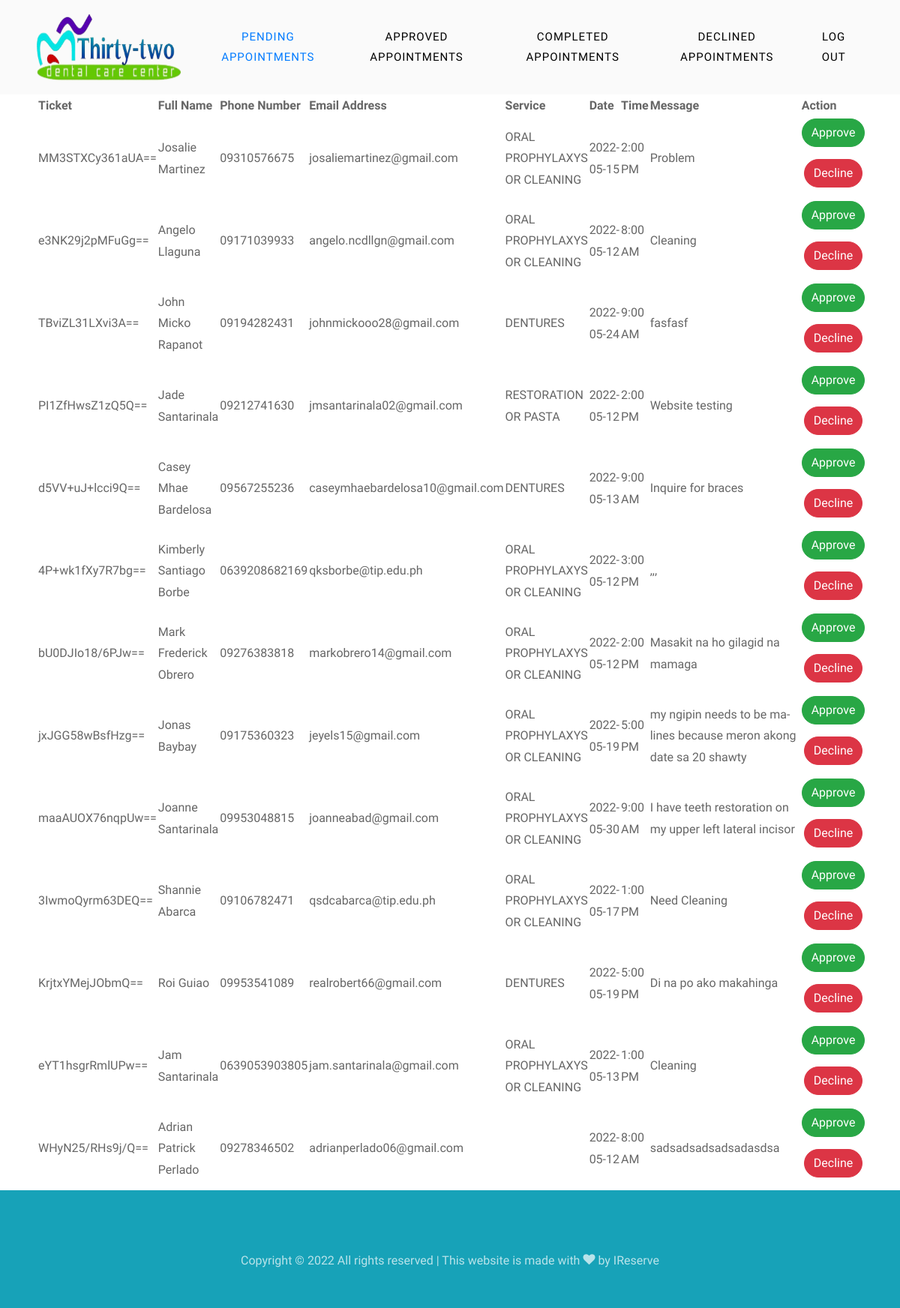
/admin/index.php (signed in), run on an earlier commit of the app's database.
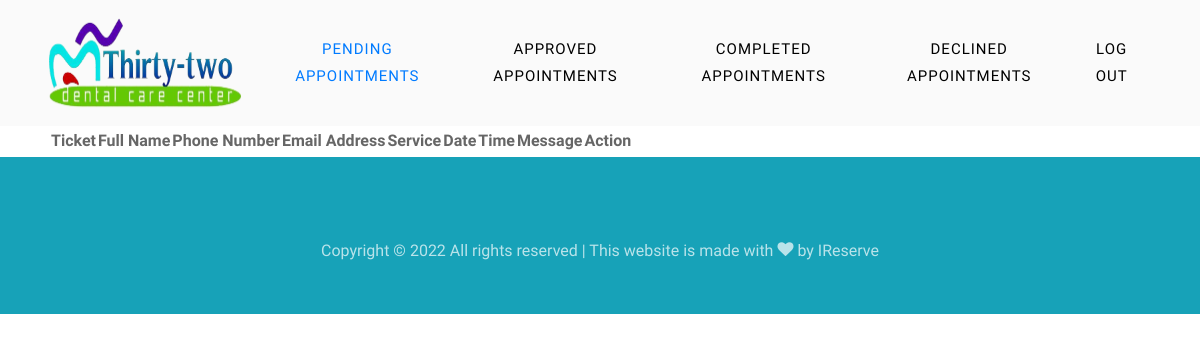
And on a later commit of the database.
### tables this page shows
CREATE TABLE `appointments` (
  `apt_id` int(11) NOT NULL,
  `requestee` int(11) DEFAULT NULL,
  `name` varchar(100) NOT NULL,
  `phone` bigint(11) NOT NULL,
  `email` varchar(100) NOT NULL,
  `address` varchar(255) NOT NULL,
  `service` varchar(100) NOT NULL,
  `date` date NOT NULL,
  `time` varchar(50) DEFAULT NULL,
  `issue` varchar(255) NOT NULL,
  `ticket` varchar(255) NOT NULL,
  `status` varchar(11) NOT NULL,
  `notif_status` int(1) NOT NULL
);

### admin/index.php (the view, shortened to what this page needs)
<?php
	require('assets/php/config.php');
?>
<!DOCTYPE html>
<html lang="en">
<head>
	<link rel="stylesheet" href="https://cdn.datatables.net/1.11.5/css/jquery.dataTables.min.css">
	<link rel="stylesheet" href="assets/css/open-iconic-bootstrap.min.css">
	<link rel="stylesheet" href="assets/css/animate.css">
	<link rel="stylesheet" href="assets/css/owl.carousel.min.css">
	<link rel="stylesheet" href="assets/css/owl.theme.default.min.css">
	<link rel="stylesheet" href="assets/css/magnific-popup.css">
	<link rel="stylesheet" href="https://cdnjs.cloudflare.com/ajax/libs/aos/2.3.4/aos.css" />
	<link rel="stylesheet" href="assets/css/ionicons.min.css">
	<link rel="stylesheet" href="assets/css/bootstrap-datepicker.css">
	<link rel="stylesheet" href="assets/css/jquery.timepicker.css">
	<link rel="stylesheet" href="assets/css/flaticon.css">
	<link rel="stylesheet" href="assets/css/icomoon.css">
	<link rel="stylesheet" href="assets/css/style.css">
	<link rel="stylesheet" href="assets/css/index.css">
</head>
<body>
	<nav class="navbar  navbar-expand-lg  navbar-light bg-light">
		<div class="container">
			<a class="navbar-brand" href="index.php"><img src="../assets/img/logos.png" width="200" height="100"></a>
			<div class="collapse navbar-collapse" id="ftco-nav">
				<ul class="navbar-nav ml-auto">
					<li class="nav-item active"><a href="index.php" class="nav-link">Pending Appointments</a></li>
					<li class="nav-item"><a href="approved.php" class="nav-link">Approved Appointments</a></li>
					<li class="nav-item"><a href="completed.php" class="nav-link">Completed Appointments</a></li>
					<li class="nav-item"><a href="declined.php" class="nav-link">Declined Appointments</a></li>
				</ul>
			</div>
			<div class="collapse navbar-collapse" id="ftco-nav">
				<ul class="navbar-nav ml-auto">
					<li class="nav-item cta"><a href="logout.php" class="nav-link"><span>Log Out</span></a>
					</li>
				</ul>
			</div>
		</div>
	</nav>
	<div class="pending-body">
		<table id="appttable" class="display compact cell-border" >
			<thead>
				<tr>
					<th>Ticket</th>
					<th>Full Name</th>
					<th>Phone Number</th>
					<th>Email Address</th>
					<th>Service</th>
					<th>Date</th>
					<th>Time</th>
					<th>Message</th>
					<th>Action</th>
				</tr>
			</thead>
			<tbody>
				<?php
					$sql = "SELECT * FROM appointments WHERE `status` = 'pending'";
					$res = mysqli_query($con, $sql );
					while($row=mysqli_fetch_array($res)){
						$time = $row['time'];
						$time =  date('g:i A', strtotime($time));
						$id = $row['apt_id'];
						echo "<tr>";
							echo "<td>";echo $row['ticket']; echo "</td>";
							echo "<td>";echo $row["name"]; echo "</td>";
							echo "<td>";echo .0.$row["phone"];  echo "</td>";
							echo "<td>";echo $row["email"];  echo "</td>";
							echo "<td>";echo $row["service"];  echo "</td>";
							echo "<td>";echo $row["date"];  echo "</td>";
							echo "<td>";echo $time;  echo "</td>";
							echo "<td style='width: 50px;'><p class='break-line'>";echo $row["issue"];  echo "</p></td>";
							echo "<td style='text-align: center; width: 50px;'>";
							echo "<button onclick='approve($id)' class='btn form-group btn-success'>Approve</button>";
							echo "<button onclick='decline($id)' class='btn form-group btn-danger'>Decline</button>";
							echo "</td>";
						echo "</tr>";
					}
				?>
		</table>
	</div>
	<footer class="ftco-footer ftco-bg-dark ftco-section">
	<div class="container">
		<div class="row">
                <div class="col-md-12 text-center">
                    <p>
                        Copyright &copy;
                         All rights reserved | This website is made with
                        <i class="icon-heart" aria-hidden="true"></i> by <a href="https://colorlib.com"
                            target="_blank">IReserve</a>
                    </p>
                </div>
            </div>
        </div>
	</footer>
</body>
</html>

What changed in the data, as far as the page shows it:
removed appointments: ticket "MM3STXCy361aUA==", name "Josalie Martinez", phone "9310576675", email "josaliemartinez@gmail.com", service "ORAL PROPHYLAXYS OR CLEANING", date "2022-05-15", time "2:00 PM", issue "Problem"
removed appointments: ticket "e3NK29j2pMFuGg==", name "Angelo Llaguna", phone "9171039933", email "angelo.ncdllgn@gmail.com", service "ORAL PROPHYLAXYS OR CLEANING", date "2022-05-12", time "8:00 AM", issue "Cleaning"
removed appointments: ticket "TBviZL31LXvi3A==", name "John Micko Rapanot", phone "9194282431", email "johnmickooo28@gmail.com", service "DENTURES", date "2022-05-24", time "9:00 AM", issue "fasfasf"
removed appointments: ticket "PI1ZfHwsZ1zQ5Q==", name "Jade Santarinala", phone "9212741630", email "jmsantarinala02@gmail.com", service "RESTORATION OR PASTA", date "2022-05-12", time "2:00 PM", issue "Website testing"
removed appointments: ticket "d5VV+uJ+lcci9Q==", name "Casey Mhae Bardelosa", phone "9567255236", email "caseymhaebardelosa10@gmail.com", service "DENTURES", date "2022-05-13", time "9:00 AM", issue "Inquire for braces"
removed appointments: ticket "4P+wk1fXy7R7bg==", name "Kimberly Santiago Borbe", phone "639208682169", email "qksborbe@tip.edu.ph", service "ORAL PROPHYLAXYS OR CLEANING", date "2022-05-12", time "3:00 PM", issue ",,,"
removed appointments: ticket "bU0DJIo18/6PJw==", name "Mark Frederick Obrero", phone "9276383818", email "markobrero14@gmail.com", service "ORAL PROPHYLAXYS OR CLEANING", date "2022-05-12", time "2:00 PM", issue "Masakit na ho gilagid na mamaga"
removed appointments: ticket "jxJGG58wBsfHzg==", name "Jonas Baybay", phone "9175360323", email "jeyels15@gmail.com", service "ORAL PROPHYLAXYS OR CLEANING", date "2022-05-19", time "5:00 PM", issue "my ngipin needs to be malines because meron akong date sa 20 shawty"
removed appointments: ticket "maaAUOX76nqpUw==", name "Joanne Santarinala", phone "9953048815", email "joanneabad@gmail.com", service "ORAL PROPHYLAXYS OR CLEANING", date "2022-05-30", time "9:00 AM", issue "I have teeth restoration on my upper left lateral incisor"
removed appointments: ticket "3IwmoQyrm63DEQ==", name "Shannie Abarca", phone "9106782471", email "qsdcabarca@tip.edu.ph", service "ORAL PROPHYLAXYS OR CLEANING", date "2022-05-17", time "1:00 PM", issue "Need Cleaning"
removed appointments: ticket "KrjtxYMejJObmQ==", name "Roi Guiao", phone "9953541089", email "realrobert66@gmail.com", service "DENTURES", date "2022-05-19", time "5:00 PM", issue "Di na po ako makahinga"
removed appointments: ticket "eYT1hsgrRmlUPw==", name "Jam Santarinala", phone "639053903805", email "jam.santarinala@gmail.com", service "ORAL PROPHYLAXYS OR CLEANING", date "2022-05-13", time "1:00 PM", issue "Cleaning"
removed appointments: ticket "WHyN25/RHs9j/Q==", name "Adrian Patrick Perlado", phone "9278346502", email "adrianperlado06@gmail.com", date "2022-05-12", time "8:00 AM", issue "sadsadsadsadsadasdsa"
